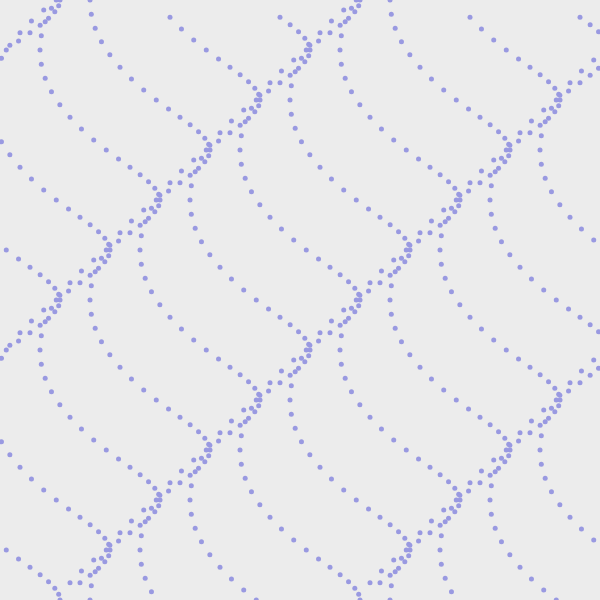
Frame 1 (no input)
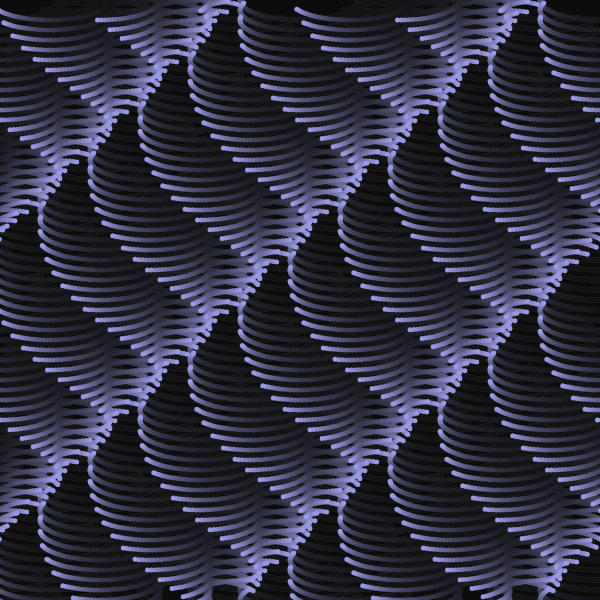
Frame 60 (no input)
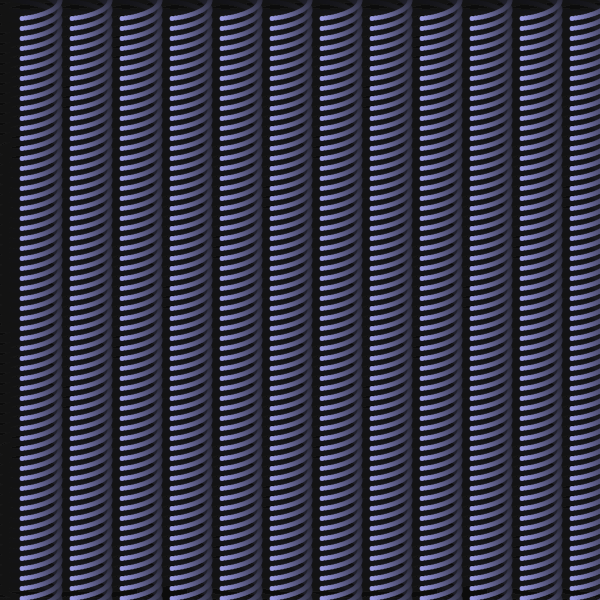
Frame 120 (the mouse pressed at the canvas centre since frame 60)

The p5.js sketch that drew these frames (run headless with seeded random() and noise() and a simulated clock; from frame 60 on, the mouse is pressed at the canvas centre):

// p5.js sketch
// ── sketch.js

let t = 0; 

function setup() {
  createCanvas(600, 600);
  noStroke();
  fill(153, 153, 225);
}

function draw() {
  background(20, 20); 
  for (let x = 0; x <= width; x = x + 50) {
    for (let y = 0; y <= height; y = y + 10) {
 
      const xAngle = map(mouseX, 0, width, -4 * PI, 4 * PI, true);
      const yAngle = map(mouseY, 0, height, -4 * PI, 4 * PI, true);
     
      const angle = xAngle * (x / width) + yAngle * (y / height);

      const myX = x + 60 * cos(2 * PI * t + angle);
      const myY = y + 20 * sin(2 * PI * t + angle);

      ellipse(myX, myY, 5);
    }
  }

  t = t + 0.01;
}
